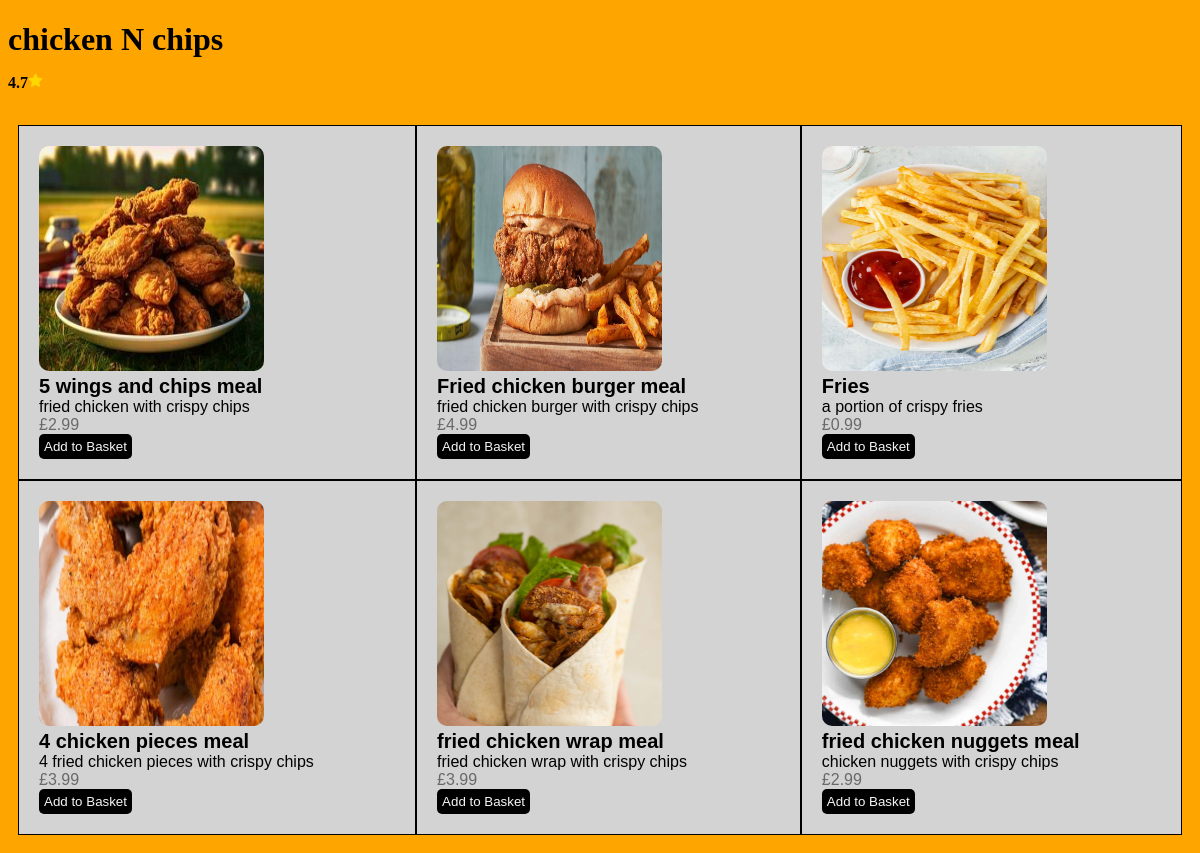
Screenshot of /menu/chicken N chips with the database file from the repository.
### tables this page shows
CREATE TABLE menu (id INTEGER PRIMARY KEY AUTOINCREMENT, item_name TEXT NOT NULL, description TEXT NOT NULL, price REAL NOT NULL, image_url TEXT NOT NULL, name TEXT NOT NULL, FOREIGN KEY(name) REFERENCES restaurants(name));

### main.py (the view)
@app.route('/menu/<restaurant>', methods=['GET'])
def show_menu(restaurant: str):
    conn = sqlite3.connect('restaurants.sqlite')
    cursor = conn.cursor()
    cursor.execute("SELECT item_name, description, price, image_url FROM menu WHERE name=?", [restaurant])
    data = cursor.fetchall()
    conn.close()
    if not data:
        return redirect(url_for('frontpage'))
    return render_template('menu.html', restaurant_menu=data, restaurant=restaurant)

### templates/menu.html (shortened to what this page needs)
<!DOCTYPE html>
<html>
<head>
  <link rel="stylesheet" type="text/css" href="{{ url_for('static', filename='menu.css')}}">
</head>
<body>
  <h1 id="n">{{ restaurant }}
  <p class="rating">4.7</p>
  </h1>
  <div class="grid-container">
  {% block contet %}
  {% for item in restaurant_menu %}
    <div class="grid-item">
      <div>
        <img class="pic" src="{{url_for('static', filename=item[3])}}">
      </div>
      <div>
        <span class="line-break1">{{ item[0] }}</span>
        <br>
        <span class="line-break2">{{ item[1] }}</span>
        <br>
        <span class="line-break3">£{{ item[2] }}</span>
      </div>
      <div>
        <button id="addToBasket">Add to Basket</button>
      </div>
    </div>
  {% endfor %}
  {% endblock %}
  </div>
</body>
</html>

### static/menu.css (style rules this page uses)
body { background-color:orange; }
.rating { font-size: 1rem; transform: translateY(-1px) }
.star { color: gold; fill: gold; }
.grid-container { display:grid; grid-template-columns: auto auto auto; padding: 10px; font-family: Arial, Helvetica, sans-serif; }
.grid-item { padding:20px; display:block; border : 1px solid black; background-color: lightgray; }
.pic { width:225px; height:225px; border-radius: 10px; }
button { background-color: black; padding: 5px 5px; border: none; border-radius: 5px; color: whitesmoke; }
.line-break1 { font-weight: bold; font-size:20px; }
.line-break3 { color:#696969; }

### rows the page displays
menu: image_url (picture), item_name "5 wings and chips meal", description "fried chicken with crispy chips", price "2.99"
menu: image_url (picture), item_name "Fried chicken burger meal", description "fried chicken burger with crispy chips", price "4.99"
menu: image_url (picture), item_name "Fries", description "a portion of crispy fries", price "0.99"
menu: image_url (picture), item_name "4 chicken pieces meal", description "4 fried chicken pieces with crispy chips", price "3.99"
menu: image_url (picture), item_name "fried chicken wrap meal", description "fried chicken wrap with crispy chips", price "3.99"
menu: image_url (picture), item_name "fried chicken nuggets meal", description "chicken nuggets with crispy chips", price "2.99"

### other values shown
{{ restaurant }} "chicken N chips"
